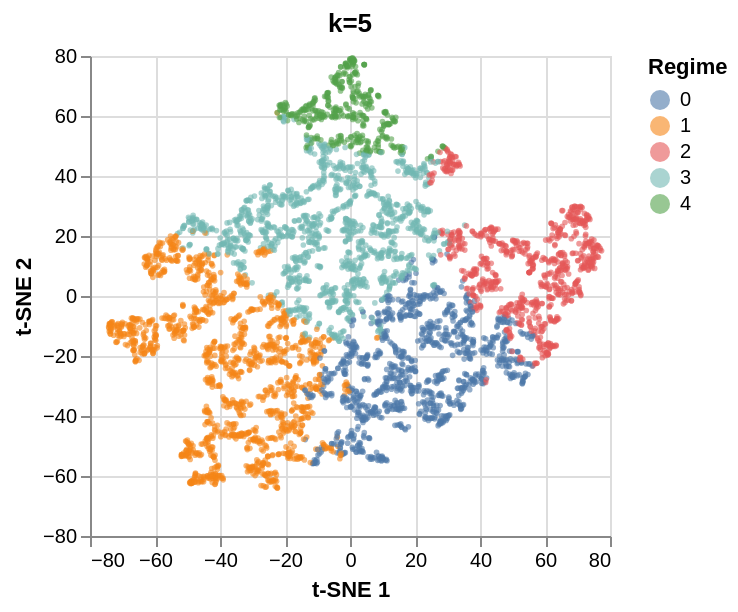

Notebook cell for this chart:
### Markdown cell above
## 5. One combination in detail

`show` is the name of the combination printed in section 3 (its folder suffix, e.g. `"lam100_beta1_seed42"`). The cells below show its t-SNE colored by each k, the comparison across k, the regime profiles and the regime strips.

### Code cell
show = list(all_results)[0]
results, run_dirs = all_results[show]["results"], all_results[show]["run_dirs"]
print(show)
tsne_grid(all_results[show]["coords"], all_results[show]["plot_idx"], results)

### Figure 1 — Vega specification as saved in the notebook (floating-point values rounded to 4 significant figures; data arrays with more than 128 entries replaced by an {"elided": "..."} marker saying what was removed)
{"$schema": "https://vega.github.io/schema/vega/v6.json", "data": [{"name": "source_0", "values": {"elided": "5000 records"}}, {"name": "source_0_concat_0_color_domain_regime", "values": [{"regime": "1"}, {"regime": "0"}, {"regime": "2"}, {"regime": "3"}, {"regime": "4"}]}, {"name": "source_0_concat_0_concat_0_x_domain_tsne_1", "values": [{"min": -74.26, "max": 77.41}]}, {"name": "source_0_concat_0_concat_0_y_domain_tsne_2", "values": [{"min": -64.02, "max": 79.39}]}], "signals": [{"name": "childHeight", "value": 240}, {"name": "concat_0_childWidth", "value": 260}], "marks": [{"type": "group", "name": "concat_0_group", "marks": [{"type": "group", "name": "concat_0_concat_0_group", "encode": {"update": {"width": {"signal": "concat_0_childWidth"}, "height": {"signal": "childHeight"}}}, "marks": [{"type": "symbol", "name": "concat_0_concat_0_marks", "from": {"data": "source_0"}, "encode": {"update": {"fill": {"field": "regime", "scale": "concat_0_color"}, "size": {"value": 8}, "opacity": {"value": 0.6}, "x": {"field": "tsne_1", "scale": "concat_0_concat_0_x"}, "y": {"field": "tsne_2", "scale": "concat_0_concat_0_y"}, "shape": {"value": "circle"}}}, "style": ["circle"]}], "axes": [{"scale": "concat_0_concat_0_x", "orient": "bottom", "maxExtent": 0, "aria": false, "grid": true, "labels": false, "gridScale": "concat_0_concat_0_y", "minExtent": 0, "domain": false, "ticks": false, "tickCount": {"signal": "ceil(concat_0_childWidth/40)"}, "zindex": 0}, {"scale": "concat_0_concat_0_y", "orient": "left", "tickCount": {"signal": "ceil(childHeight/40)"}, "minExtent": 0, "domain": false, "labels": false, "ticks": false, "zindex": 0, "gridScale": "concat_0_concat_0_x", "aria": false, "maxExtent": 0, "grid": true}, {"scale": "concat_0_concat_0_x", "zindex": 0, "title": "t-SNE 1", "labelOverlap": true, "grid": false, "labelFlush": true, "tickCount": {"signal": "ceil(concat_0_childWidth/40)"}, "orient": "bottom"}, {"scale": "concat_0_concat_0_y", "title": "t-SNE 2", "grid": false, "orient": "left", "tickCount": {"signal": "ceil(childHeight/40)"}, "zindex": 0, "labelOverlap": true}], "title": {"text": "k=5", "frame": "group"}, "style": "cell"}], "legends": [{"title": "Regime", "fill": "concat_0_color", "symbolType": "circle", "encode": {"symbols": {"update": {"opacity": {"value": 0.6}}}}}], "layout": {"padding": 20, "bounds": "full", "align": "each"}}], "scales": [{"name": "concat_0_color", "type": "ordinal", "domain": {"data": "source_0_concat_0_color_domain_regime", "field": "regime", "sort": true}, "range": "category"}, {"name": "concat_0_concat_0_x", "type": "linear", "domain": [{"signal": "(data(\"source_0_concat_0_concat_0_x_domain_tsne_1\")[0] || {}).min"}, {"signal": "(data(\"source_0_concat_0_concat_0_x_domain_tsne_1\")[0] || {}).max"}], "range": [0, {"signal": "concat_0_childWidth"}], "zero": true, "nice": true}, {"name": "concat_0_concat_0_y", "type": "linear", "domain": [{"signal": "(data(\"source_0_concat_0_concat_0_y_domain_tsne_2\")[0] || {}).min"}, {"signal": "(data(\"source_0_concat_0_concat_0_y_domain_tsne_2\")[0] || {}).max"}], "range": [{"signal": "childHeight"}, 0], "nice": true, "zero": true}], "layout": {"padding": 20, "columns": 1, "bounds": "full", "align": "each"}, "padding": 5, "background": "white"}
